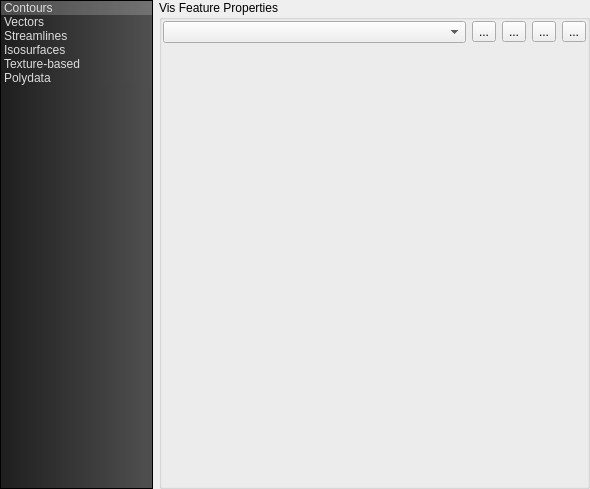
<?xml version="1.0" encoding="UTF-8"?>
<ui version="4.0">
 <class>Visualization</class>
 <widget class="QDialog" name="Visualization">
  <property name="geometry">
   <rect>
    <x>0</x>
    <y>0</y>
    <width>590</width>
    <height>489</height>
   </rect>
  </property>
  <property name="windowTitle">
   <string>Visualization</string>
  </property>
  <property name="sizeGripEnabled">
   <bool>false</bool>
  </property>
  <layout class="QHBoxLayout" name="horizontalLayout_5">
   <property name="margin">
    <number>0</number>
   </property>
   <item>
    <layout class="QVBoxLayout" name="verticalLayout_3" stretch="0">
     <property name="sizeConstraint">
      <enum>QLayout::SetDefaultConstraint</enum>
     </property>
     <item>
      <widget class="QListWidget" name="FeaturesList">
       <property name="sizePolicy">
        <sizepolicy hsizetype="Minimum" vsizetype="Expanding">
         <horstretch>0</horstretch>
         <verstretch>0</verstretch>
        </sizepolicy>
       </property>
       <property name="maximumSize">
        <size>
         <width>153</width>
         <height>16777215</height>
        </size>
       </property>
       <property name="styleSheet">
        <string notr="true">QListWidget
{
	background: qlineargradient(spread:pad, x1:0, y1:0, x2:1, y2:0, stop:0 rgba(30, 30, 30, 255), stop:1 rgba(80, 80, 80, 255));
	color: rgb(220,220,220);
	selection-background-color: rgba(255,255,255,50);
}

QListWidget::item
{
	background: qlineargradient(spread:pad, x1:0, y1:0, x2:1, y2:0, stop:0 rgba(30, 30, 30, 255), stop:1 rgba(80, 80, 80, 255));
	color: rgb(220,220,220);
	selection-background-color: rgba(255,255,255,50);
}

QListWidget::item:selected
{
	background: rgba(255,255,255,50);
}

/*QListWidget:item:hover
{
	background: rgb(0,0,0);
}*/</string>
       </property>
       <property name="editTriggers">
        <set>QAbstractItemView::NoEditTriggers</set>
       </property>
       <property name="tabKeyNavigation">
        <bool>true</bool>
       </property>
       <property name="selectionBehavior">
        <enum>QAbstractItemView::SelectItems</enum>
       </property>
       <property name="iconSize">
        <size>
         <width>64</width>
         <height>64</height>
        </size>
       </property>
       <property name="flow">
        <enum>QListView::TopToBottom</enum>
       </property>
       <property name="viewMode">
        <enum>QListView::ListMode</enum>
       </property>
       <property name="uniformItemSizes">
        <bool>false</bool>
       </property>
       <property name="selectionRectVisible">
        <bool>true</bool>
       </property>
       <property name="currentRow">
        <number>0</number>
       </property>
       <item>
        <property name="text">
         <string>Contours</string>
        </property>
        <property name="icon">
         <iconset resource="icons.qrc">
          <normaloff>:/images/contour.xpm</normaloff>:/images/contour.xpm</iconset>
        </property>
       </item>
       <item>
        <property name="text">
         <string>Vectors</string>
        </property>
        <property name="icon">
         <iconset resource="icons.qrc">
          <normaloff>:/images/new_vector.xpm</normaloff>:/images/new_vector.xpm</iconset>
        </property>
       </item>
       <item>
        <property name="text">
         <string>Streamlines</string>
        </property>
        <property name="icon">
         <iconset resource="icons.qrc">
          <normaloff>:/images/streamlines.xpm</normaloff>:/images/streamlines.xpm</iconset>
        </property>
       </item>
       <item>
        <property name="text">
         <string>Isosurfaces</string>
        </property>
        <property name="icon">
         <iconset resource="icons.qrc">
          <normaloff>:/images/isosurface.xpm</normaloff>:/images/isosurface.xpm</iconset>
        </property>
       </item>
       <item>
        <property name="text">
         <string>Texture-based</string>
        </property>
        <property name="icon">
         <iconset resource="icons.qrc">
          <normaloff>:/images/scalartb.xpm</normaloff>:/images/scalartb.xpm</iconset>
        </property>
       </item>
       <item>
        <property name="text">
         <string>Polydata</string>
        </property>
        <property name="icon">
         <iconset resource="icons.qrc">
          <normaloff>:/images/isosurface.xpm</normaloff>:/images/isosurface.xpm</iconset>
        </property>
       </item>
      </widget>
     </item>
    </layout>
   </item>
   <item>
    <layout class="QVBoxLayout" name="verticalLayout_5" stretch="1">
     <item>
      <widget class="QGroupBox" name="VisFeaturePropertiesGroupBox">
       <property name="title">
        <string>Vis Feature Properties</string>
       </property>
       <property name="checkable">
        <bool>false</bool>
       </property>
       <layout class="QHBoxLayout" name="horizontalLayout_2">
        <property name="margin">
         <number>1</number>
        </property>
        <item>
         <layout class="QVBoxLayout" name="verticalLayout_4" stretch="0,1">
          <property name="sizeConstraint">
           <enum>QLayout::SetNoConstraint</enum>
          </property>
          <item>
           <layout class="QHBoxLayout" name="horizontalLayout">
            <item>
             <widget class="QComboBox" name="FeatureIDSelector">
              <property name="styleSheet">
               <string notr="true"/>
              </property>
             </widget>
            </item>
            <item>
             <widget class="QToolButton" name="NewFeatureButton">
              <property name="text">
               <string>...</string>
              </property>
              <property name="icon">
               <iconset resource="icons.qrc">
                <normaloff>:/images/add.png</normaloff>:/images/add.png</iconset>
              </property>
             </widget>
            </item>
            <item>
             <widget class="QToolButton" name="DeleteFeatureButton">
              <property name="text">
               <string>...</string>
              </property>
              <property name="icon">
               <iconset resource="icons.qrc">
                <normaloff>:/images/remove.png</normaloff>:/images/remove.png</iconset>
              </property>
             </widget>
            </item>
            <item>
             <widget class="QToolButton" name="RefreshPropertiesButton">
              <property name="text">
               <string>...</string>
              </property>
              <property name="icon">
               <iconset resource="icons.qrc">
                <normaloff>:/images/refresh-32.png</normaloff>:/images/refresh-32.png</iconset>
              </property>
             </widget>
            </item>
            <item>
             <widget class="QToolButton" name="WritePropertiesButton">
              <property name="text">
               <string>...</string>
              </property>
              <property name="icon">
               <iconset resource="icons.qrc">
                <normaloff>:/images/ok.png</normaloff>:/images/ok.png</iconset>
              </property>
             </widget>
            </item>
           </layout>
          </item>
          <item>
           <widget class="ves::conductor::GenericPropertyBrowser" name="vfpb" native="true">
            <property name="acceptDrops">
             <bool>false</bool>
            </property>
           </widget>
          </item>
         </layout>
        </item>
       </layout>
      </widget>
     </item>
    </layout>
   </item>
  </layout>
 </widget>
 <layoutdefault spacing="6" margin="11"/>
 <customwidgets>
  <customwidget>
   <class>ves::conductor::GenericPropertyBrowser</class>
   <extends>QWidget</extends>
   <header>ves/conductor/qt/propertyBrowser/GenericPropertyBrowser.h</header>
   <container>1</container>
  </customwidget>
 </customwidgets>
 <resources>
  <include location="icons.qrc"/>
 </resources>
 <connections/>
</ui>
